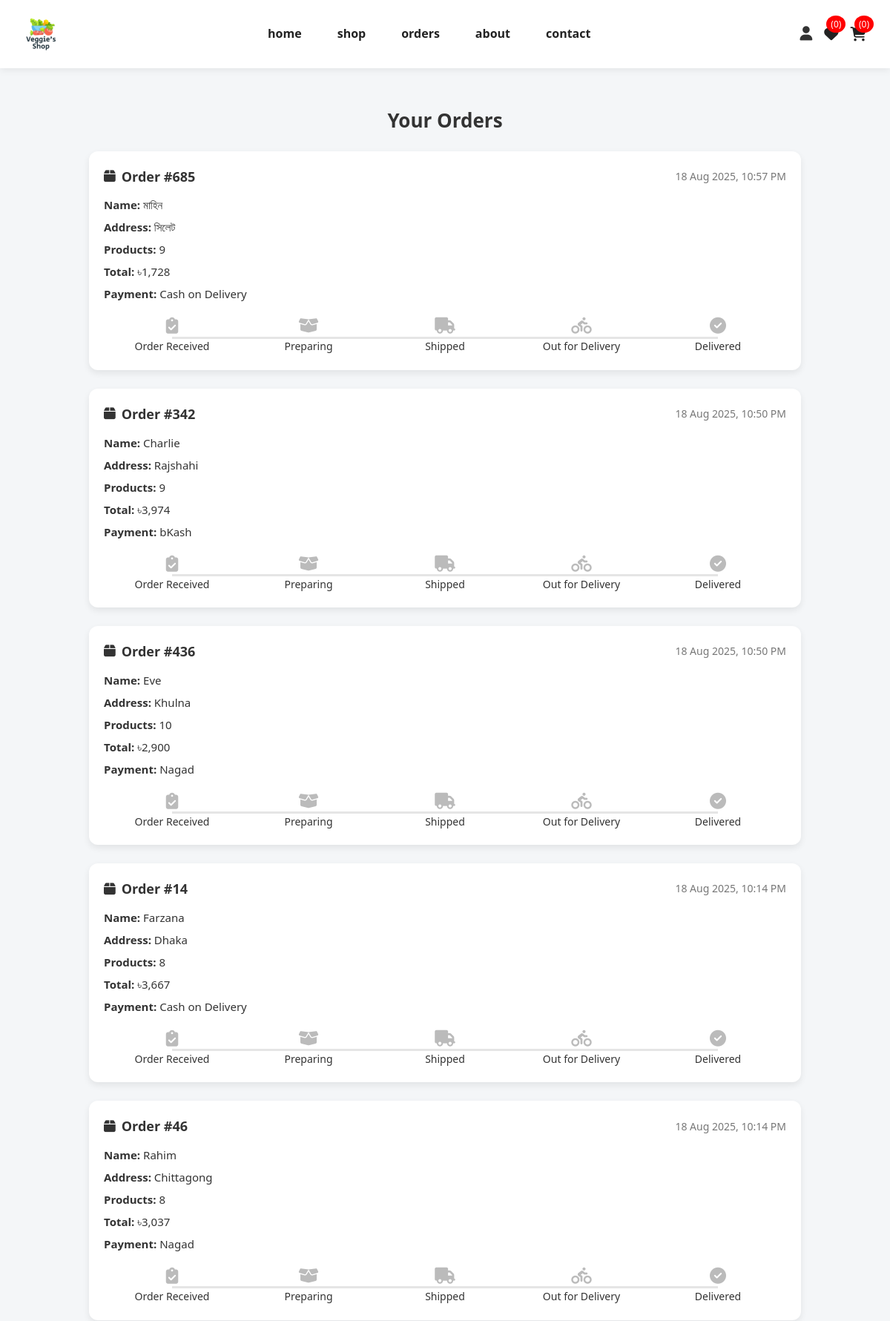
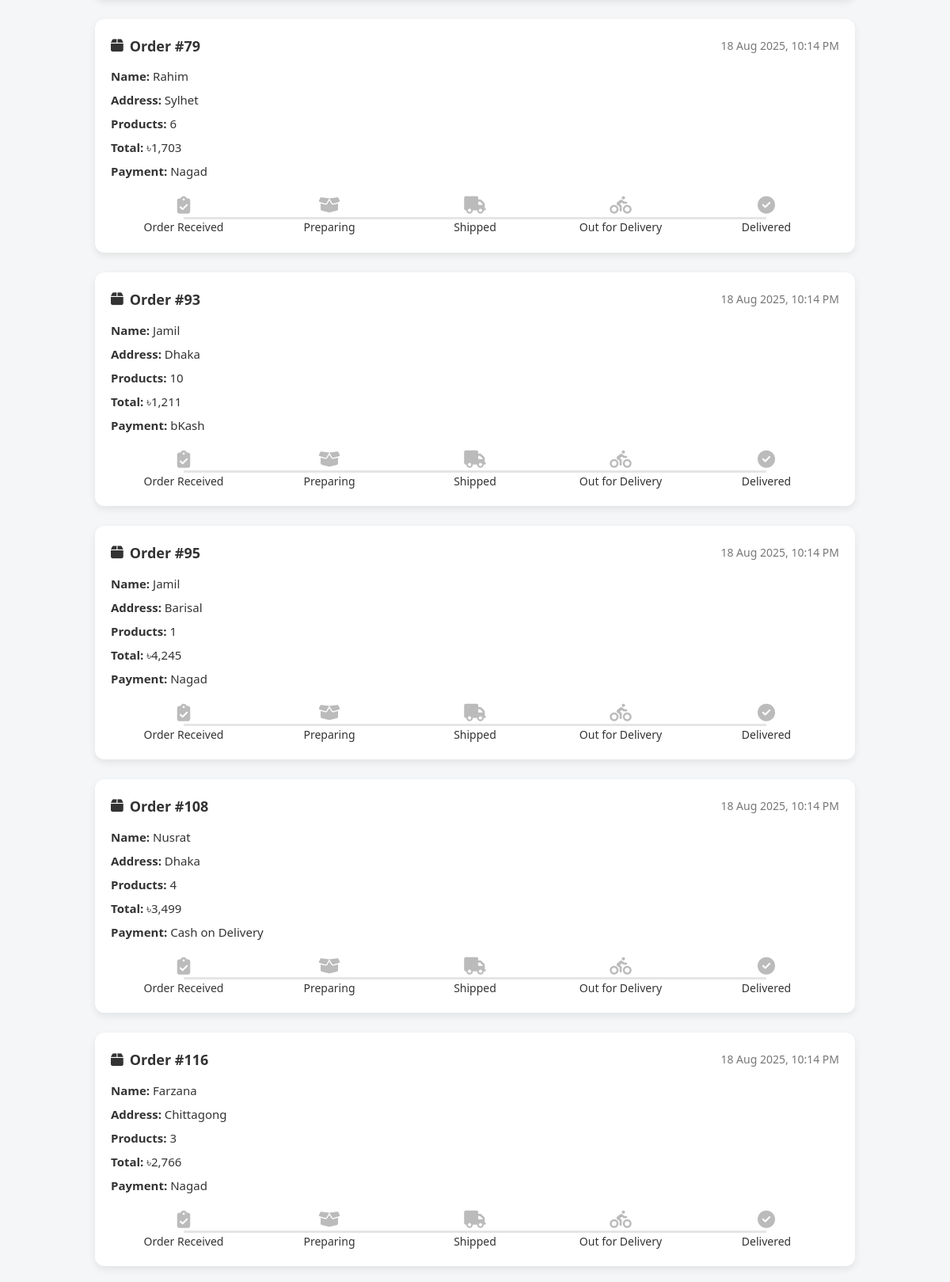
Page /track_order.php (signed in, upper part) on the committed database (2 pictures, top to bottom).
### tables this page shows
CREATE TABLE `orders` (
  `id` int(11) NOT NULL,
  `user_id` int(11) NOT NULL,
  `name` varchar(100) NOT NULL,
  `email` varchar(100) NOT NULL,
  `number` varchar(20) DEFAULT NULL,
  `address` text DEFAULT NULL,
  `total_products` text NOT NULL,
  `total_price` decimal(10,2) NOT NULL,
  `method` varchar(50) NOT NULL,
  `payment_status` enum('pending','completed','return') NOT NULL DEFAULT 'pending',
  `placed_on` datetime NOT NULL DEFAULT current_timestamp()
);

### track_order.php (the view, shortened to what this page needs)
<?php
@include 'config.php';
$user_id = $_SESSION['user_id'] ?? null;
$orders = $conn->prepare("
    SELECT o.*,
           (SELECT status FROM order_tracking WHERE order_id = o.id ORDER BY updated_at DESC LIMIT 1) AS tracking_status
    FROM orders o
    WHERE o.user_id = ?
    ORDER BY o.placed_on DESC
");
$orders->execute([$user_id]);
?>
<!DOCTYPE html>
<html lang="en">
<head>
  <link rel="stylesheet" href="css/track_orders.css">
  <link rel="stylesheet" href="css/home.css">
  <link rel="stylesheet" href="https://cdnjs.cloudflare.com/ajax/libs/font-awesome/6.5.2/css/all.min.css">
</head>
<body>
<?php include 'header.php'; ?>
<section class="orders-section">
  <h2>Your Orders</h2>
  <div class="orders-container">
    <?php if ($orders->rowCount() > 0): ?>
      <?php while ($order = $orders->fetch(PDO::FETCH_ASSOC)): ?>
        <div class="order-card">
          <div class="order-header">
            <h3><i class="fas fa-box"></i> Order #<?= $order['id']; ?></h3>
            <span class="order-date"><?= date('d M Y, h:i A', strtotime($order['placed_on'])); ?></span>
          </div>
          <div class="order-info">
            <p><strong>Name:</strong> <?= htmlspecialchars($order['name']); ?></p>
            <p><strong>Address:</strong> <?= htmlspecialchars($order['address']); ?></p>
            <p><strong>Products:</strong> <?= htmlspecialchars($order['total_products']); ?></p>
            <p><strong>Total:</strong> ৳<?= number_format($order['total_price']); ?></p>
            <p><strong>Payment:</strong> <?= htmlspecialchars($order['method']); ?></p>
          </div>
          <div class="timeline">
            <div class="timeline-step <?= ($order['tracking_status'] && in_array($order['tracking_status'], ['Order Placed','Packed','Shipped','Out for Delivery','Delivered'])) ? 'active' : '' ?>">
              <i class="fas fa-clipboard-check"></i>
              <span>Order Received</span>
            </div>
            <div class="timeline-step <?= ($order['tracking_status'] && in_array($order['tracking_status'], ['Packed','Shipped','Out for Delivery','Delivered'])) ? 'active' : '' ?>">
              <i class="fas fa-box-open"></i>
              <span>Preparing</span>
            </div>
            <div class="timeline-step <?= ($order['tracking_status'] && in_array($order['tracking_status'], ['Shipped','Out for Delivery','Delivered'])) ? 'active' : '' ?>">
              <i class="fas fa-truck"></i>
              <span>Shipped</span>
            </div>
            <div class="timeline-step <?= ($order['tracking_status'] && in_array($order['tracking_status'], ['Out for Delivery','Delivered'])) ? 'active' : '' ?>">
              <i class="fas fa-biking"></i>
              <span>Out for Delivery</span>
            </div>
            <div class="timeline-step <?= ($order['tracking_status'] == 'Delivered') ? 'active' : '' ?>">
              <i class="fas fa-check-circle"></i>
              <span>Delivered</span>
            </div>
          </div>
        </div>
      <?php endwhile; ?>
    <?php else: ?>
      <p class="empty">No orders found.</p>
    <?php endif; ?>
  </div>
</section>
</body>
</html>

### css/track_orders.css (style rules this page uses)
body { font-family: 'Poppins', sans-serif; background: #f9f9fb; color: #333; }
.orders-section { max-width: 1000px; margin: 30px auto; padding: 20px; }
.orders-section h2 { text-align: center; margin-bottom: 20px; font-size: 26px; }
.orders-container { display: flex; flex-direction: column; gap: 25px; }
.order-card { background: #fff; border-radius: 12px; padding: 20px; box-shadow: 0 4px 10px rgba(0,0,0,0.08); }
.order-header { display: flex; justify-content: space-between; align-items: center; margin-bottom: 12px; }
.order-header h3 { font-size: 18px; display: flex; align-items: center; gap: 8px; }
.order-date { font-size: 14px; color: #777; }
.order-info p { margin: 6px 0; font-size: 15px; }
.timeline { display: flex; justify-content: space-between; align-items: center; margin-top: 20px; position: relative; }
.timeline::before { content: ''; position: absolute; top: 50%; left: 10%; right: 10%; height: 3px; background: #e5e5e5; z-index: 1; }
.timeline-step { flex: 1; text-align: center; position: relative; z-index: 2; }
.timeline-step i { font-size: 22px; display: block; margin-bottom: 6px; color: #bbb; }
.timeline-step span { font-size: 14px; display: block; }

### css/home.css (style rules this page uses)
* { margin: 0; padding: 0; box-sizing: border-box; font-family: 'Segoe UI', sans-serif; }
body { background-color: #f4f6f8; color: #333; line-height: 1.6; }

### rows in the picture
orders: id "685", placed_on "18 Aug 2025, 10:57 PM", name "মাহিন", address "সিলেট", total_products "9", total_price "1,728", method "Cash on Delivery"
orders: id "342", placed_on "18 Aug 2025, 10:50 PM", name "Charlie", address "Rajshahi", total_products "9", total_price "3,974", method "bKash"
orders: id "436", placed_on "18 Aug 2025, 10:50 PM", name "Eve", address "Khulna", total_products "10", total_price "2,900", method "Nagad"
orders: id "14", placed_on "18 Aug 2025, 10:14 PM", name "Farzana", address "Dhaka", total_products "8", total_price "3,667", method "Cash on Delivery"
orders: id "46", placed_on "18 Aug 2025, 10:14 PM", name "Rahim", address "Chittagong", total_products "8", total_price "3,037", method "Nagad"
orders: id "79", placed_on "18 Aug 2025, 10:14 PM", name "Rahim", address "Sylhet", total_products "6", total_price "1,703", method "Nagad"
orders: id "93", placed_on "18 Aug 2025, 10:14 PM", name "Jamil", address "Dhaka", total_products "10", total_price "1,211", method "bKash"
orders: id "95", placed_on "18 Aug 2025, 10:14 PM", name "Jamil", address "Barisal", total_products "1", total_price "4,245", method "Nagad"
orders: id "108", placed_on "18 Aug 2025, 10:14 PM", name "Nusrat", address "Dhaka", total_products "4", total_price "3,499", method "Cash on Delivery"
orders: id "116", placed_on "18 Aug 2025, 10:14 PM", name "Farzana", address "Chittagong", total_products "3", total_price "2,766", method "Nagad"

### other values in the picture
$count_wishlist_items->rowCount() "0"
$count_cart_items->rowCount() "0"
